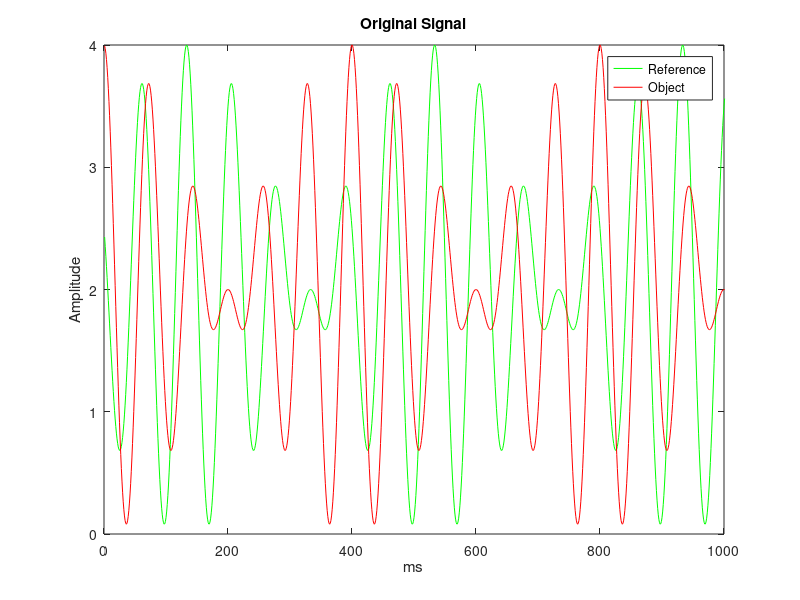
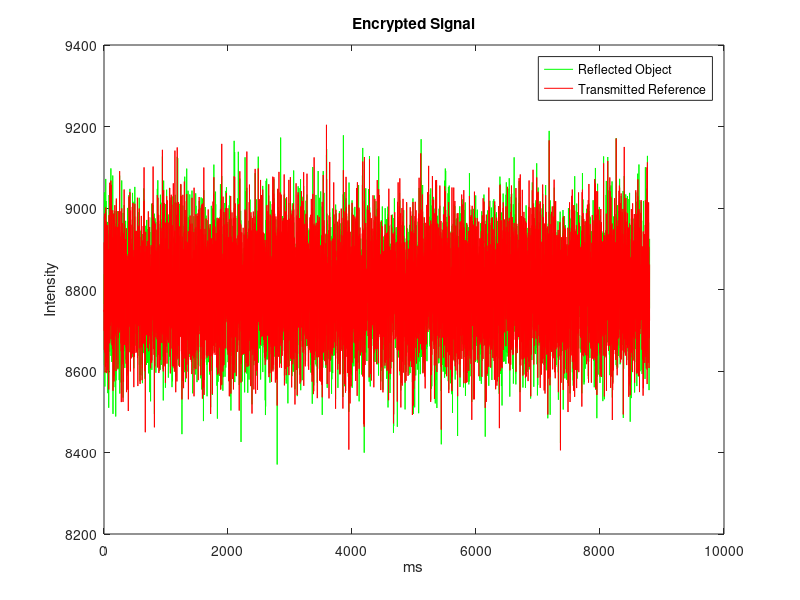
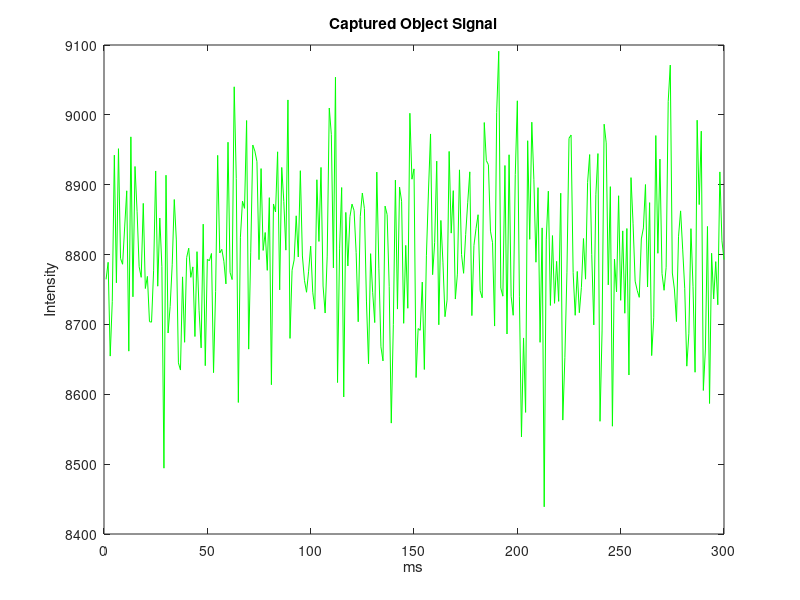
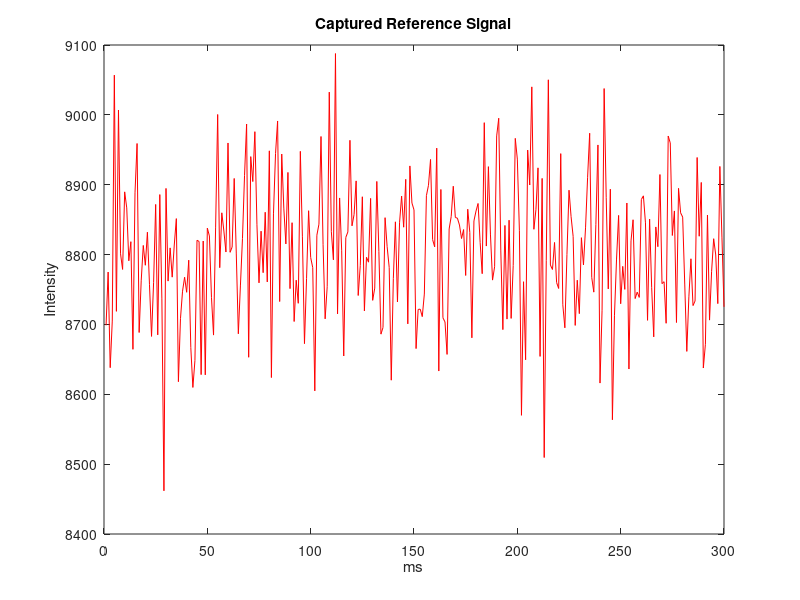

Write the MATLAB code that produced these figures, in order. (Note: this script raises an error after producing the figures.)
clc
clear all
close all
%% Create signal
LightSpeed = 3e8;
OrgDis = 500; %m
Fbase = 1000; %KHz
F1 = Fbase; %KHz = 1MHz %First frequency of the signal
F2 = 1.2*Fbase; %KHz = 1.2MHz %Second frequency of the signal
PD1 = (2*pi*10^3*2*F1*OrgDis)/LightSpeed; %1st Component Phase Difference
PD2 = (2*pi*10^3*2*F2*OrgDis)/LightSpeed; %2nd Component Phase Difference
SpL = 2; %Sparse level
SampPerCyc = 80;
Fs = 10; %Sampling Frequency at 10 KHz
L = (SampPerCyc*(F1+F2)/Fs)/2; %Length of the signal reduced 2 times for faster calculation
LoopNum = 300; %Signal repeat times number
SampleShift = round(L/LoopNum); %Delay between sample capture
Pos = zeros(LoopNum,1); %Captured position of signal
RealGrabRef = zeros(L,1);
RealGrabObj = zeros(L,1);

for i=1:LoopNum
    Pos(i,1) = (i-1)*SampleShift+1;
end

CodeMatrix = randi([0 1],L,L); %Matrix for encrypting signal
SigObj = zeros(L,1); %Signal reflected from object
SigRef = zeros(L,1); %Reference signal used for comparing

for i=1:L
    SigObj(i) = cos(2*pi*F1/(Fbase*SampPerCyc)*i)+cos(2*pi*F2/(Fbase*SampPerCyc)*i)+2;
    SigRef(i) = cos(2*pi*F1/(Fbase*SampPerCyc)*i+PD1)+cos(2*pi*F2/(Fbase*SampPerCyc)*i+PD2)+2;
end

figure()
plot(SigRef,'g');
hold on 
plot(SigObj,'r');
xlim([0 1000]); %Limit for clear view of signal phase difference
legend('Reference','Object')
title('Original Signal')
xlabel('ms')
ylabel('Amplitude')

%% Capture and recover compressed signal
GrabObj = zeros(LoopNum,1); %Captured object signal
GrabRef = zeros(LoopNum,1); %Captured reference signal
Phi = zeros(LoopNum,L); %Matrix for decrypting captured signal
CodeObj = CodeMatrix*SigObj; %Encrypting reflected object signal 
CodeRef = CodeMatrix*SigRef; %Encrypting transmitted reference signal 
NoiseCodeObj = awgn(CodeObj,50,'measured');
for i=1:LoopNum
    loc = Pos(i,1);
    GrabObj(i,1) = NoiseCodeObj(loc,1);
    GrabRef(i,1) = CodeRef(loc,1);
    Phi(i,:) = CodeMatrix(loc,:);
    RealGrabObj(i*SampleShift,1) = GrabObj(i,1);
    RealGrabRef(i*SampleShift,1) = GrabRef(i,1);
end

figure()
plot(NoiseCodeObj,'g');
hold all
plot(CodeRef,'r');
legend('Reflected Object','Transmitted Reference');
title('Encrypted Signal');
ylabel('Intensity')
xlabel('ms');

figure()
plot(GrabObj,'g');
title('Captured Object Signal');
ylabel('Intensity');
xlabel('ms');

figure()
plot(GrabRef,'r');
title('Captured Reference Signal');
ylabel('Intensity');
xlabel('ms');

Psi = inv(fft(eye(L))); %Coding matrix
%Recover object signal
cvx_begin
    variable xp(L) complex;
    minimize(norm(xp,1));
    subject to
    Phi*Psi*xp == GrabObj;
cvx_end

%Recover reference signal
cvx_begin
    variable xpR(L) complex;
    minimize(norm(xpR,1));
    subject to
    Phi*Psi*xpR == GrabRef;
cvx_end

%% Confirm correct recovery
figure()
plot(real(xp),'r')
title('Fourier Transform Of Object Signal');
figure()
plot(real(xpR),'r')
title('Fourier Transform Of Reference Signal');

figure()
plot(real(ifft(xpR)),'g.');
xlim([0 1000])
hold all
plot(SigRef,'r');
legend('Recovered Reference','Original Reference')
title('Recovery Verify for Reference Signal');

figure()
plot(real(ifft(xp)),'g.');
xlim([0 1000])
hold all
plot(SigObj,'r');
legend('Recovered Object','Original Object')
title('Recovery Verify for Object Signal'); 

figure()
plot(real(ifft(xpR)),'g');
xlim([0 1000]) %Limit for clear view of signal phase difference
hold all
plot(real(ifft(xp)),'r');
legend('Reference','Object')
title('Processed signal')
xlabel('ms')
ylabel('Amplitude')
%% Calculate phase difference (in time domain)
MaxObjLoc = 0;
MaxRefLoc = 0;
Cycle = SampPerCyc*Fs/SpL;
RcvObjCyc = zeros(1,Cycle);
RcvRefCyc = zeros(1,Cycle);
RcvObj = real(ifft(xp));
RcvRef = real(ifft(xpR));

for i = 1:Cycle
    RcvObjCyc(i) = RcvObj(i);
    RcvRefCyc(i) = RcvRef(i);
end

for i = 1:Cycle
    if(RcvObjCyc(i) == max(RcvObjCyc))
        MaxObjLoc = i;
        break;
    end
end

for i = 1:Cycle
    if(RcvRefCyc(i) == max(RcvRefCyc))
        MaxRefLoc = i;
        break;
    end
end

LocDif = abs(MaxRefLoc - MaxObjLoc);
PDS = ((2*pi*LocDif)/Cycle);
%% Distance calculation
Distance = (LightSpeed/(2*abs(F1-F2)*10^3))*(PDS/(2*pi));
DisError = abs(Distance - OrgDis);
fprintf('Measured Distance = %.2fm\n',Distance)
%% Evaluation
ObjErrorRate = immse(SigObj,ifft(xp));
fprintf('Object Recovery Mean Square Error: %.6f\n', ObjErrorRate);